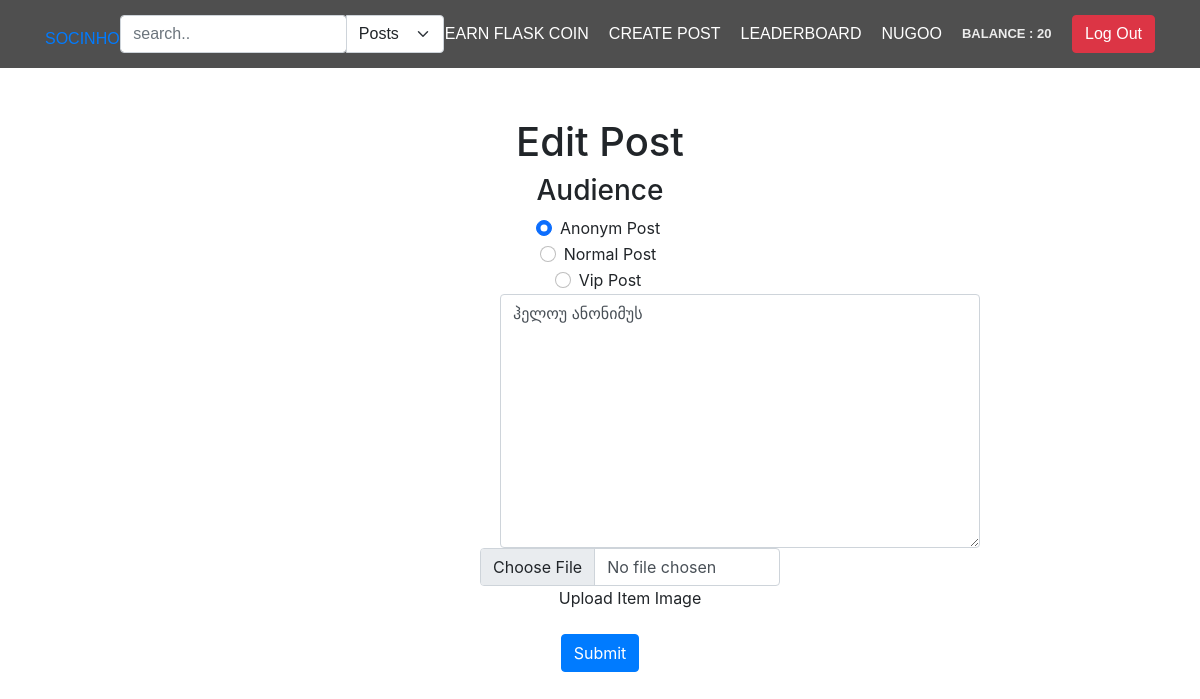
Page /edit-post/1 (signed in) on the committed database.
### app/main/models.py (models this page shows, shortened)
class User(db.Model, UserMixin):
    id = db.Column(db.Integer, primary_key=True)
    username = db.Column(db.String(80), unique=True)
    email = db.Column(db.String(50), nullable=False)
    password = db.Column(db.String(50), nullable=False)
    user_image = db.Column(db.String(80), default='static/pfp/default.png')
    flask_coin = db.Column(db.Integer, default=100)
    privacy = db.Column(db.String(50), default='public')
    posts = db.relationship('Post', backref='user', lazy=True, cascade="all, delete-orphan")
    followers = db.relationship('Follow', foreign_keys='Follow.following_to_id', backref='following_to', lazy='dynamic', cascade="all, delete-orphan", uselist=True)
    following = db.relationship('Follow', foreign_keys='Follow.following_from_id', backref='following_from', lazy='dynamic', cascade="all, delete-orphan", uselist=True)
    likes = db.relationship('Like', backref='user', lazy=True, cascade="all, delete-orphan")
    def delete(self):
        db.session.delete(self)
        db.session.commit()

class Post(db.Model):
    id = db.Column(db.Integer, primary_key=True)
    user_id = db.Column(db.Integer, db.ForeignKey('user.id'), nullable=False)
    post_text = db.Column(db.String(200), nullable=False)
    post_image = db.Column(db.String(100))
    post_date = db.Column(db.DateTime, nullable=False, default=datetime.utcnow)
    likers = db.relationship('Like', backref='post', lazy=True, cascade='all, delete-orphan')
    post_type = db.Column(db.String(50), default='normal')
    def delete(self):
        db.session.delete(self)
        db.session.commit()

### app/main/views.py (the view, shortened to what this page needs)
@main_bp.route('/edit-post/<int:post_id>', methods=['GET', 'POST'])
@login_required
def edit_post(post_id):
    if request.method == 'GET':
        print('get')
        post = Post.query.filter_by(id=post_id).first()
        if not post:
            print('post not found')
            return redirect(url_for('main.index'))
        return render_template('edit-post.html', post=post)

### app/main/views.py (called while the page is built)
@login_manager.user_loader
def load_user(user_id):
    return User.query.get(user_id)

### app/main/templates/edit-post.html (shortened to what this page needs)
{% extends 'main.html' %}
{% block content %}
    <div style="text-align: center; margin-top: 50px;" >
        <form action="{{ url_for('main.edit_post', post_id=post.id) }}" method="post" enctype="multipart/form-data">
            <h1 style="text-align: center;">Edit Post</h1>
            <div style="text-align: center;">
                <h3>Audience</h3>
                <div class="form-check">
                    {% if post.post_type == 'anonym' %}
                        <input class="form-check-input" type="radio" name="poster_type" id="flexRadioDefault1" checked value="anonym">
                        <label class="form-check-label" for="flexRadioDefault1">
                        Anonym Post
                        </label>
                    {% else %}
                        <input class="form-check-input" type="radio" name="poster_type" id="flexRadioDefault1"  value="anonym">
                        <label class="form-check-label" for="flexRadioDefault1">
                        Anonym Post
                        </label>
                    {% endif %}
                  </div>
                  <div class="form-check">
                    {% if post.post_type == 'normal' %}
                        <input class="form-check-input" type="radio" name="poster_type" id="flexRadioDefault2" checked value="normal">
                        <label class="form-check-label" for="flexRadioDefault2">
                        Normal Post
                        </label>
                    {% else %}
                        <input class="form-check-input" type="radio" name="poster_type" id="flexRadioDefault2" value="normal">
                        <label class="form-check-label" for="flexRadioDefault2">
                        Normal Post
                        </label>
                    {% endif %}
                  </div>
                  <div class="form-check">
                    {% if post.post_type == 'vip' %}
                        <input class="form-check-input" type="radio" name="poster_type" id="flexRadioDefault3" checked value="vip">
                        <label class="form-check-label" for="flexRadioDefault3">
                        Vip Post
                        </label>
                    {% else %}
                        <input class="form-check-input" type="radio" name="poster_type" id="flexRadioDefault3" value="vip">
                        <label class="form-check-label" for="flexRadioDefault3">
                        Vip Post
                        </label>
                    {% endif %}
                  </div>
            </div>
            <div class="input-group" style="width:40%; margin-left:500px;resize: none;">
                <textarea class="form-control" aria-label="With textarea" name="post_content" rows="10" cols="200" required>{{post.post_text}}</textarea>
            </div>
            <div class="form-group" style="text-align: center; margin-left:40%; margin-right: 50%; width: 300px;">
                <input type="file" name="post_image" class="form-control" id="formFile">
                <label for="formFile" class="form-label">Upload Item Image</label>
            </div>
            <button type="submit" class="btn btn-primary">Submit</button>
        </form>
    </div>
{% endblock %}

### app/main/templates/main.html (shortened to what this page needs)
<!DOCTYPE html>
<html lang="en">
<head>
    <link rel="stylesheet" href="https://cdn.jsdelivr.net/npm/bootstrap@5.0.0-alpha1/dist/css/bootstrap.min.css">
    <link rel="stylesheet" href="{{ url_for('static', filename='style.css') }}">
    <link rel="stylesheet" href="https://cdn.jsdelivr.net/npm/bootstrap@4.3.1/dist/css/bootstrap.min.css">
</head>
<body>
    <header class="main-header">
        <div class="container">
            <li class="socinho" ><a href="{{ url_for('main.index') }}">SOCINHO</a> </li>
            {% if current_user.is_authenticated %}
                <form action="{{ url_for('main.search') }}" method="post">
                    <div class="input-group">
                        <input  type="search" class="form-control rounded" placeholder="search.." aria-label="Search" aria-describedby="search-addon" name="search" required />
                        <select class="form-select" aria-label="Default select example" onchange="this.form.submit()" name="search_filter">
                            <option value="posts" >Posts</option>
                        </select>
                    </div>
                </form>
            {% endif %}
            <nav class="main-navigation">
                {% if current_user.username %}
                    <li><a href="{{ url_for('main.play_for_earn') }}">Earn Flask Coin </a></li>
                    <li><a href="/create-post" data-toggle="modal" data-target="#mymodal">Create Post</a></li>
                    <li><a href="/leaderboard">Leaderboard</a></li>
                    <li><a href="{{ url_for('main.user_profile') }}">{{current_user.username}}</a></li>
                    <li><p class="balance" style="margin: 0">Balance : {{ current_user.flask_coin }}</p>
                {% endif %}
            </nav>
            <div>
                {% if current_user.username %}
                    <li>
                        <form action="{{ url_for('main.logout') }}">
                            <button name="submit" type="submit" class="btn btn-danger">Log Out</button>
                        </form>
                    </li>
                {% endif %}
            </div>
        </div>
    </header>
    {% block content %}
    {% endblock %}
</body>
</html>

### app/main/static/style.css (style rules this page uses)
body { background-color: #000; }
body { background-color: rgb(156, 205, 226); }
li { list-style-type: none; }
.main-header { top: 0; padding: 15px; width: 100%; background-color: rgba(35, 35, 35, 0.8); z-index: 11; }
.main-header .container { font-family: "Source Sans Pro Bold", sans-serif; display: flex; align-items: center; justify-content: space-between; text-transform: uppercase; }
.main-header .container .main-navigation { transition: 1s height; text-transform: uppercase; display: flex; align-items: center; }
.main-header .container .main-navigation li { width: fit-content; margin-right: 20px; padding: 0; }
.main-header .container .main-navigation li a { font-size: 16px; color: white; -webkit-transition: 0.3s; -moz-transition: 0.3s; -o-transition: 0.3s; transition: 0.3s; }
.balance { font-size: 13px; font-weight: bold; color: #ececec; }
body { background-color:#545454; font-family: "Poppins", sans-serif; font-weight: 300; }
.rounded { width: 55% !important; }
.socinho { margin-top: 10px; }

### rows in the picture
User: username "NUGOO", flask_coin "20"
Post: post_content "ჰელოუ ანონიმუს"
